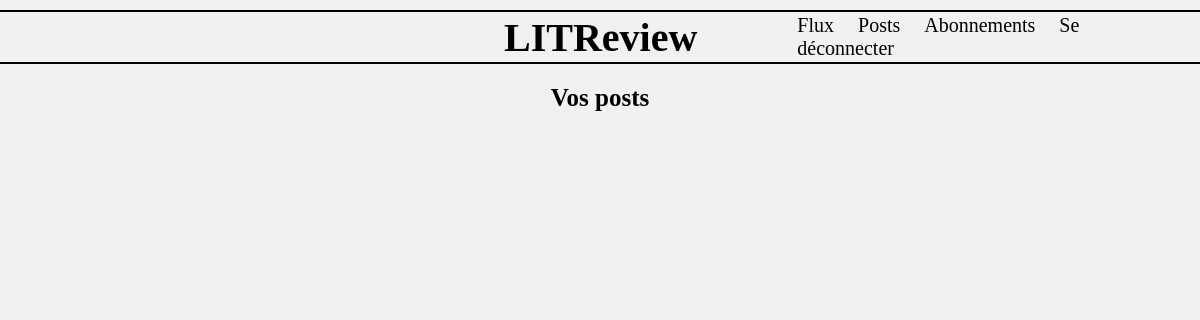
The page /reviews/posts/ (signed in) on the database as committed earlier.
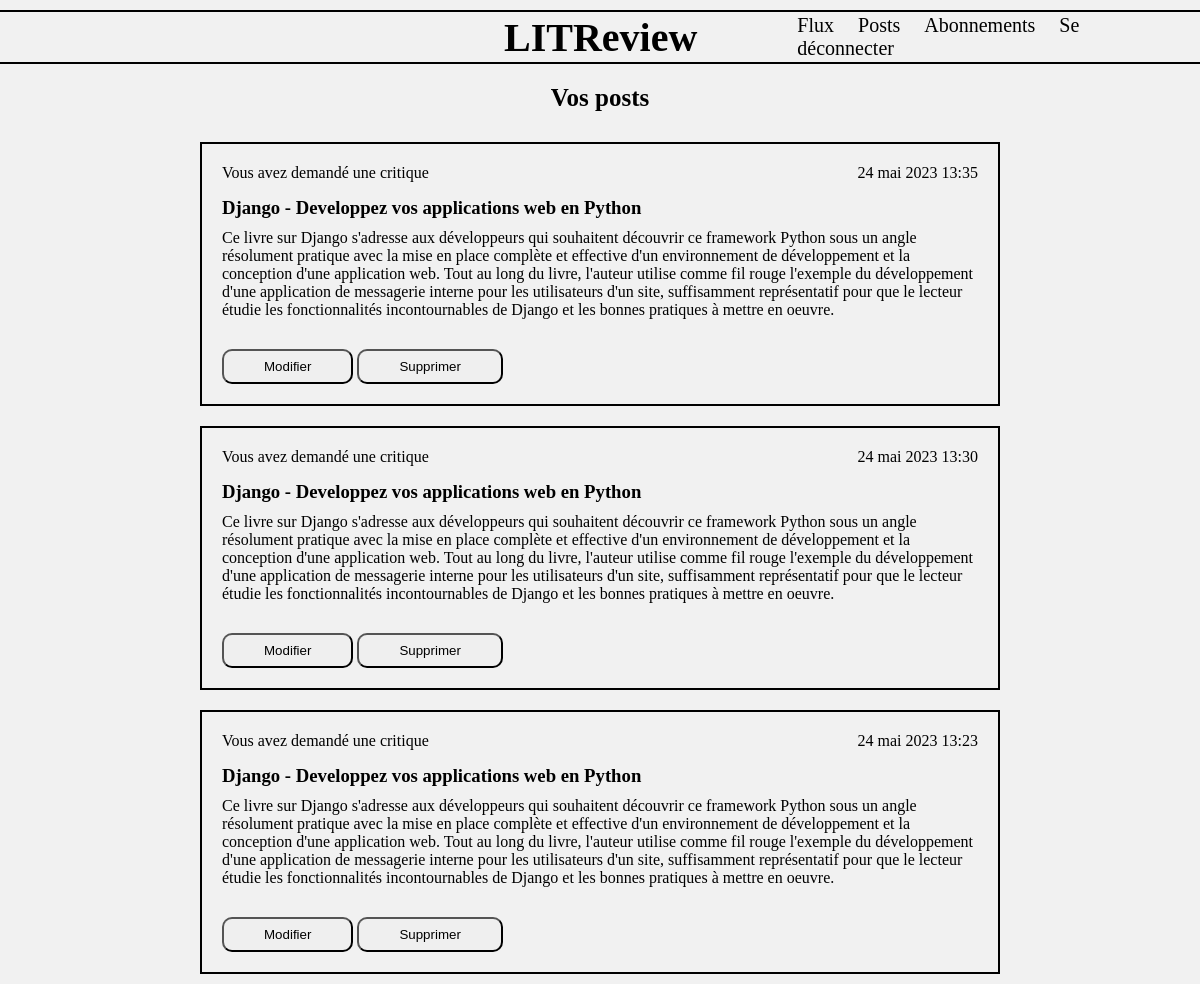
The same page on the database as committed later.
### reviews/models.py (models this page shows, shortened)
class Ticket(models.Model):
    title = models.CharField(
        max_length=128,
        help_text="Each ticket has a title wich is book title and author.",
    )
    description = models.TextField(
        max_length=2048,
        blank=True,
        help_text="Each note needs a description, it must describe the book.",
    )
    user = models.ForeignKey(
        to=settings.AUTH_USER_MODEL,
        on_delete=models.CASCADE,
        help_text="Each ticket has been created by one user.",
    )
    image = models.ImageField(
        null=True,
        blank=True,
        help_text="Each ticket can have an image, but he can be blank.",
    )
    time_created = models.DateTimeField(
        auto_now_add=True,
        help_text="ticket creation date is automatically filled in.",
    )
    has_review = models.BooleanField(
        default=False,
        help_text="True, if at least one review exists for this ticket",
    )
    IMAGE_MAX_SIZE = (300, 300)

### reviews/views.py (the view)
# urls.py: path('posts/', login_required(views.PostView.as_view()), name='posts'),
class PostView(View):
    template_name = "reviews/posts_ticket.html"
    def get(self, request):
        tickets = Ticket.objects.filter(user=request.user)
        tickets = tickets.annotate(content_type=Value('TICKET', CharField()))
        reviews = Review.objects.filter(user=request.user)
        reviews = reviews.annotate(content_type=Value('REVIEW', CharField()))
        posts = chain(tickets, reviews)
        posts = sorted(
            chain(tickets, reviews),
            key=lambda post: post.time_created,
            reverse=True,
        )
        context = {'posts': posts}
        return render(request, self.template_name, context=context)

### reviews/templates/reviews/posts_ticket.html
{% extends 'base.html' %}
{% block content%}
    <section>
    <h2 class="post_ticket_title">Vos posts</h2>
        {% for post in posts %}
            {% if post.content_type == 'TICKET' %}
                {% include 'reviews/ticket_snippet.html' with ticket=post edit_ticket=True %}
            {% elif post.content_type == 'REVIEW' %}
                {% include 'reviews/review_snippet.html' with review=post ticket=post.ticket edit_review=True %}
            {% endif %}
        {% endfor %}
    </section>
{% endblock %}

### reviews/templates/reviews/ticket_snippet.html (shortened to what this page needs)
<div class="ticket">
    <div class='ticket_snippet'>
        <div class='ticket_snippet__user'>
            {% if ticket.user.username == user.username %}
                <p>Vous avez demandé une critique</p>
            {% else %}
                <p>{{ ticket.user }} a demandé une critique</p>
            {% endif %}
            <p>{{ ticket.time_created }}</p>
        </div>
        <h3 class='ticket_snippet__title'>{{ ticket.title }}</h3>
        <div class='ticket_snippet__detail'>
            <p class='post_snippet__description'>{{ ticket.description }}</p>
        </div>
            {% if edit_ticket %}
                <div class='ticket_snippet__footer'>
                    <a href="{% url 'update_ticket' ticket.id %}"><button class='btn ticket_snippet__btn'>Modifier</button></a>
                    <a href="{% url 'delete_ticket' ticket.id %}"><button class='btn ticket_snippet__btn'>Supprimer</button></a>
                </div>
            {% elif create_review and not ticket.has_review %}
                <div class='ticket_snippet__footer'>
                    <a href="{% url 'create_review_selected_ticket' ticket.id %}"><button class='btn create_review_btn'>Créer une critique</button></a>            </div>
            {% endif %}
    </div>
</div>

Rows that differ between the two databases and show on the page:
added Ticket: shows "Vous avez demandé une critique", time_created "24 mai 2023 13:35", title "Django - Developpez vos applications web en Python", description "Ce livre sur Django s'adresse aux développeurs qui souhaitent découvrir ce framework Python sous un angle résolument pratique avec la mise en place complète et effective d'un environnement de développement et la conception d'une application web. Tout au long du livre, l'auteur utilise comme fil rouge l'exemple du développement d'une application de messagerie interne pour les utilisateurs d'un site, suffisamment représentatif pour que le lecteur étudie les fonctionnalités incontournables de Django et les bonnes pratiques à mettre en oeuvre."
added Ticket: shows "Vous avez demandé une critique", time_created "24 mai 2023 13:30", title "Django - Developpez vos applications web en Python", description "Ce livre sur Django s'adresse aux développeurs qui souhaitent découvrir ce framework Python sous un angle résolument pratique avec la mise en place complète et effective d'un environnement de développement et la conception d'une application web. Tout au long du livre, l'auteur utilise comme fil rouge l'exemple du développement d'une application de messagerie interne pour les utilisateurs d'un site, suffisamment représentatif pour que le lecteur étudie les fonctionnalités incontournables de Django et les bonnes pratiques à mettre en oeuvre."
added Ticket: shows "Vous avez demandé une critique", time_created "24 mai 2023 13:23", title "Django - Developpez vos applications web en Python", description "Ce livre sur Django s'adresse aux développeurs qui souhaitent découvrir ce framework Python sous un angle résolument pratique avec la mise en place complète et effective d'un environnement de développement et la conception d'une application web. Tout au long du livre, l'auteur utilise comme fil rouge l'exemple du développement d'une application de messagerie interne pour les utilisateurs d'un site, suffisamment représentatif pour que le lecteur étudie les fonctionnalités incontournables de Django et les bonnes pratiques à mettre en oeuvre."
